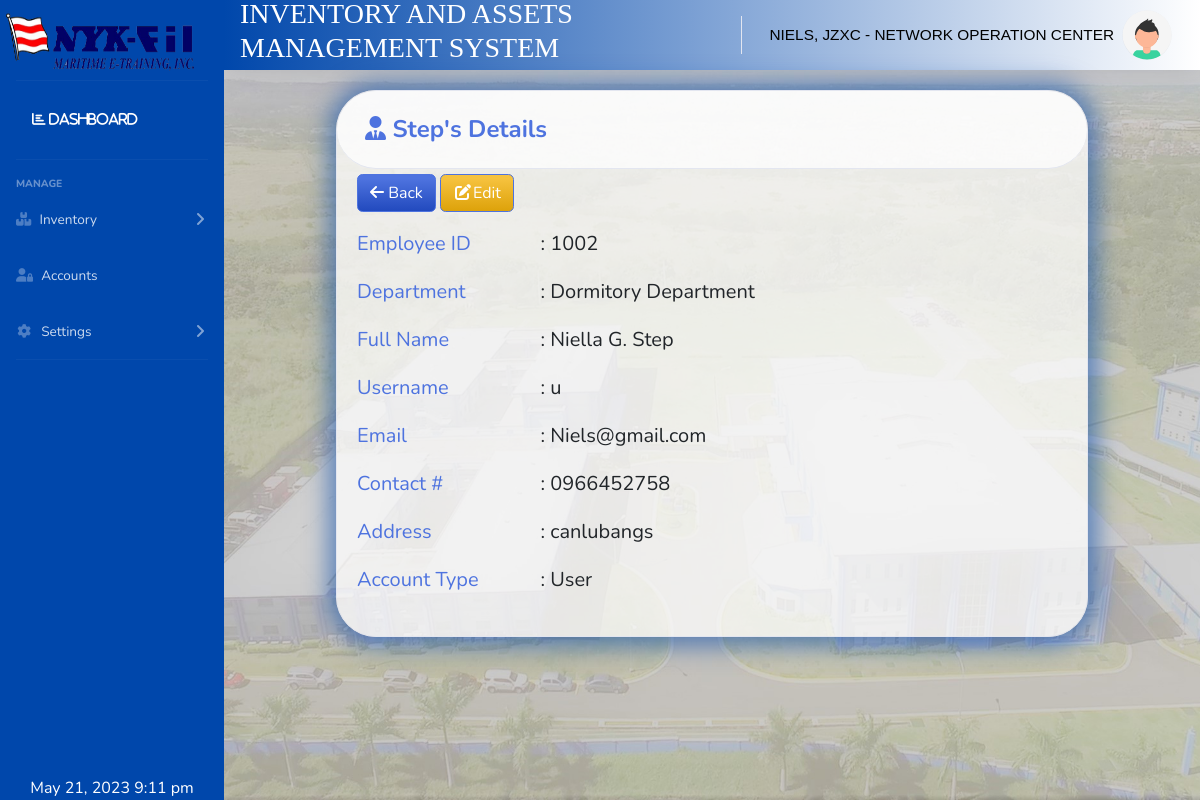
Screenshot of /pages/user_details.php?ids=2 (signed in) with the database file from the repository.
### tables this page shows
CREATE TABLE `user_acc_tbl` (
  `u_ids` int(11) NOT NULL,
  `emp_id` varchar(250) NOT NULL,
  `u_firstname` varchar(250) NOT NULL,
  `u_middlename` varchar(250) NOT NULL,
  `u_lastname` varchar(250) NOT NULL,
  `u_emailadd` varchar(250) NOT NULL,
  `u_contactno` varchar(250) NOT NULL,
  `u_address` varchar(250) NOT NULL,
  `u_departmentid` int(11) DEFAULT NULL,
  `u_username` varchar(250) NOT NULL,
  `u_password` varchar(250) NOT NULL,
  `u_levelid` int(11) NOT NULL,
  `u_status` int(11) NOT NULL
);

CREATE TABLE `department_tbl` (
  `departmentid` int(11) NOT NULL,
  `department` varchar(255) NOT NULL,
  `dept_deleted` int(11) NOT NULL
);

CREATE TABLE `level_tbl` (
  `level_id` int(11) NOT NULL,
  `level` varchar(50) NOT NULL
);

### pages/user_details.php (the view, shortened to what this page needs)
<?php
include 'head.php';
include '../includes/navbar.php';
include '../includes/dbcon.php';
$query2 = 'Select a.u_ids,a.emp_id,a.u_firstname,a.u_middlename,a.u_lastname,a.u_contactno,a.u_emailadd,a.u_address,a.u_username,a.u_departmentid,a.u_levelid,a.u_status,
b.department,
c.level from user_acc_tbl as a inner join department_tbl as b
on a.u_departmentid=b.departmentid
inner join level_tbl as c
on a.u_levelid =c.level_id where a.u_ids =' . $_GET['ids'];
$result2 = mysqli_query($conn, $query2) or die(mysqli_error($conn));
while ($row = mysqli_fetch_array($result2)) {
  $empid = $row['emp_id'];
  $fname = $row['u_firstname'];
  $mname = $row['u_middlename'];
  $lname = $row['u_lastname'];
  $emailadd = $row['u_emailadd'];
  $dprtmnt = $row['department'];
  $level = $row['level'];
  $contact = $row['u_contactno'];
  $address = $row['u_address'];
  $username = $row['u_username'];
}
$u_ids = $_GET['ids'];
?>
<div class="container-fluid mt-3" style="max-width:800px;">
  <div class="card" style="background-color: #ffffffba;background-clip: border-box;border-radius: 2.5rem;margin-bottom: 10px;-webkit-box-shadow: 1px 1px 23px 9px rgba(0,0,0,0.75);-moz-box-shadow: 1px 1px 23px 9px rgba(0,0,0,0.75);box-shadow: 1px 1px 23px 9px rgb(0 71 171 / 55%);">
    <div class="card-header py-3" style="background-color: #ffffffba;background-clip: border-box;border-radius: 2.5rem;margin-bottom: 5px;">
      <h4 class="m-2 font-weight-bold text-primary"><i class="fa-solid fa-user-tie"></i>&nbsp;<?php echo $lname; ?>'s Details</h4>
    </div>
    <div class="row">
      <div class=col-md-12 style="margin-left: 20px;">
      <a href="users.php?" type="button" class="btn btn-primary bg-gradient-primary"><i class="fa-solid fa-arrow-left"></i> Back</a>
      <a href="user_edit_details.php?ids=<?php echo $u_ids;?>" type="button" class="btn btn-primary bg-gradient-warning"><i class="fas fa-fw fa-edit"></i>Edit</a>
      </div>
    </div>
    <div class="card-body">
      <div class="form-group row text-left">
        <div class="col-sm-3 text-primary">
          <h5>
            Employee ID<br>
          </h5>
        </div>
        <div class="col-sm-9">
          <h5>
            : <?php echo $empid; ?> <br>
          </h5>
        </div>
      </div>
      <div class="form-group row text-left">
        <div class="col-sm-3 text-primary">
          <h5>
            Department<br>
          </h5>
        </div>
        <div class="col-sm-9">
          <h5>
            : <?php echo $dprtmnt; ?> <br>
          </h5>
        </div>
      </div>
      <div class="form-group row text-left">
        <div class="col-sm-3 text-primary">
          <h5>
            Full Name<br>
          </h5>
        </div>
        <div class="col-sm-9">
          <h5>
            : <?php echo $fname; ?> <?php echo $mname; ?>. <?php echo $lname; ?><br>
          </h5>
        </div>
      </div>
      <div class="form-group row text-left">
        <div class="col-sm-3 text-primary">
          <h5>
            Username<br>
          </h5>
        </div>
        <div class="col-sm-9">
          <h5>
            : <?php echo $username; ?> <br>
          </h5>
        </div>
      </div>
      <div class="form-group row text-left">
        <div class="col-sm-3 text-primary">
          <h5>
            Email<br>
          </h5>
        </div>
        <div class="col-sm-9">
          <h5>
            : <?php echo $emailadd; ?> <br>
          </h5>
        </div>
      </div>
      <div class="form-group row text-left">
        <div class="col-sm-3 text-primary">
          <h5>
            Contact #<br>
          </h5>
        </div>
        <div class="col-sm-9">
          <h5>
            : <?php echo $contact; ?> <br>
          </h5>
        </div>
      </div>
      <div class="form-group row text-left">
        <div class="col-sm-3 text-primary">
          <h5>
            Address<br>
          </h5>
        </div>
        <div class="col-sm-9">
          <h5>
            : <?php echo $address; ?> <br>
          </h5>
        </div>
      </div>
      <div class="form-group row text-left">
        <div class="col-sm-3 text-primary">
          <h5>
            Account Type<br>
          </h5>
        </div>
        <div class="col-sm-9">
          <h5>
            : <?php echo $level; ?> <br>
          </h5>
        </div>
      </div>
    </div>
  </div>
</div>

### rows the page displays
user_acc_tbl: u_lastname "Step", emp "1002", u_departmentid.department "Dormitory Department", u_firstname "Niella", u_middlename "G", u_username "u", u_emailadd "Niels@gmail.com", u_contactno "0966452758", u_address "canlubangs", u_levelid.level "User"

### other values shown
$userfullname "NIELS, JZXC"
$userdepartment "NETWORK OPERATION CENTER"
